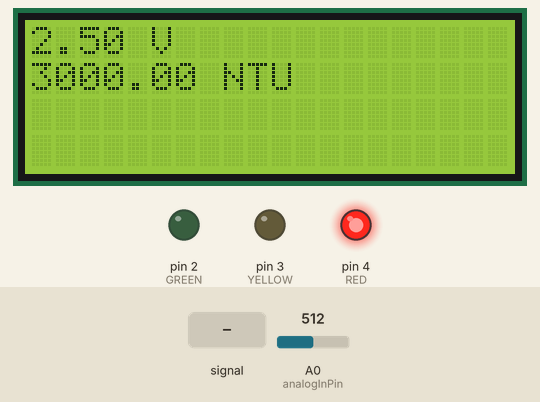
Recording of a sketch running on a simulated Arduino Uno, built with avr-gcc and run on an emulated ATmega328P. On the bench: 20×4 character LCD, output pins drawn as LEDs (lit = HIGH). Dashed ring = blinking. The inputs (shaded band) are chosen by the test bench; at power-on: A0 (analogInPin) = 512. What the sketch prints to the serial monitor is not drawn.

Above: at 1.2 s.
1.3 s: A0 (analogInPin) fed a 200 Hz sine of ±81 counts around its level
At 2.1 s:
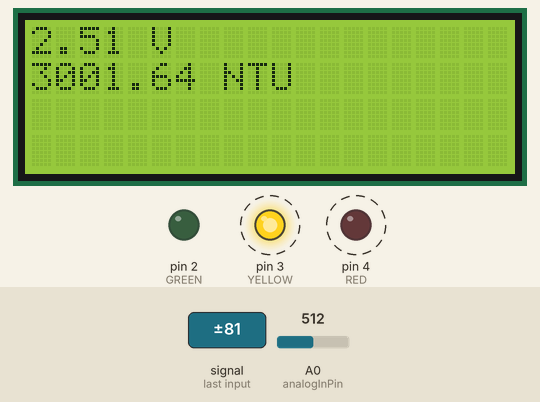
4.3 s: A0 (analogInPin) set to 526
At 5.4 s:
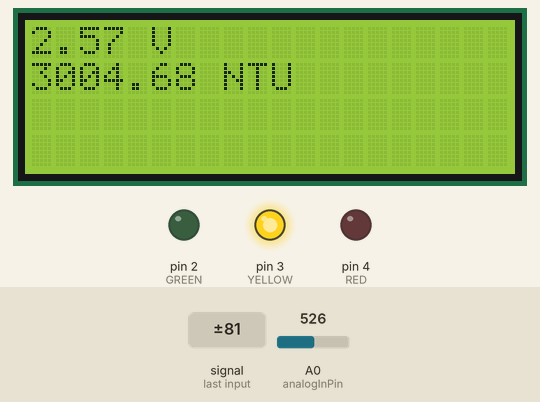
5.9 s: A0 (analogInPin) fed a 2 Hz sine of ±306 counts around its level
At 6.24 s:
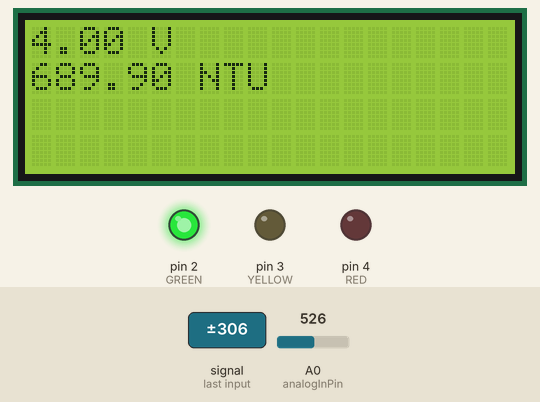
8.9 s: A0 (analogInPin) set to 1023
At 10.1 s:
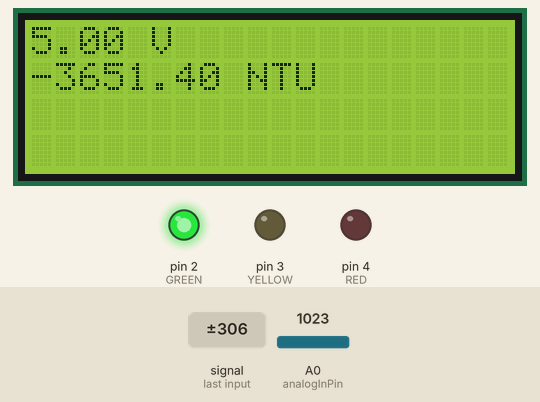
11.9 s: A0 (analogInPin) set to 900
At 13.0 s:
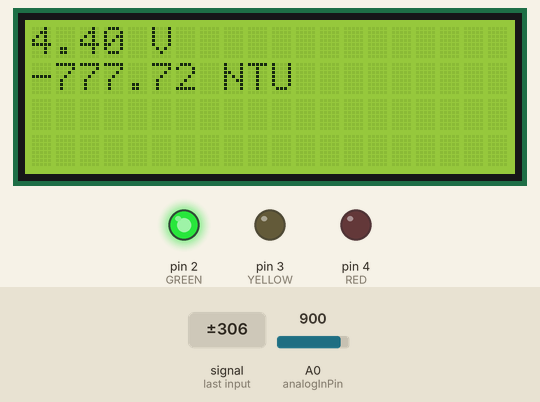
13.5 s: A0 (analogInPin) set to 791
At 14.4 s:
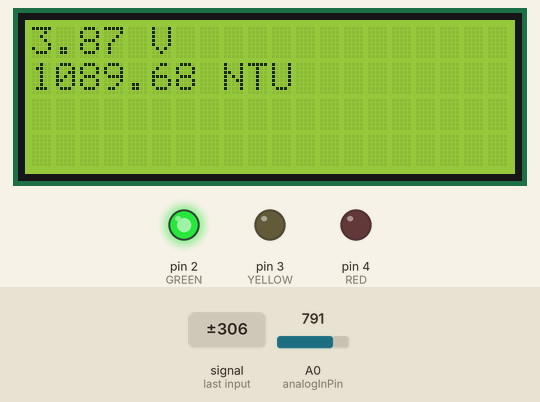
16.5 s: A0 (analogInPin) set to 760
Timing chart, 0 to 19.1 s (numbered marks = the images above; inputs shaded):
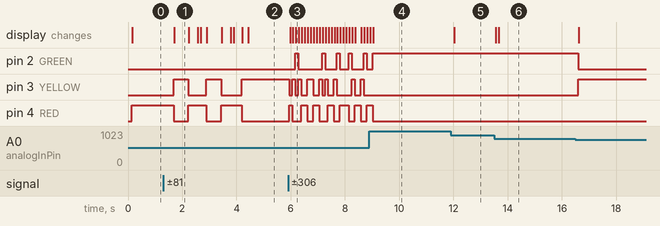

The sketch:

TurbidityProject.ino
```cpp
#include <Wire.h>
#include <LiquidCrystal_I2C.h>
LiquidCrystal_I2C lcd(0x27, 20, 4); // 0x27: I2C address, 20: columns, 4: rows

const int analogInPin = A0;
float inputVoltage;
int samples = 600;
float ntu;  // Nephelometric Turbidity Units

void setup() {
  Serial.begin(9600);
  pinMode(analogInPin, INPUT);

  pinMode(2, OUTPUT); // GREEN
  pinMode(3, OUTPUT); // YELLOW
  pinMode(4, OUTPUT); // RED

  lcd.init();         // Initializes the LCD
  lcd.backlight();    // Activates backlight
  lcd.home();
}

void loop() {
    inputVoltage = 0;

    // Averages 600 samples
    for(int i = 0; i < samples; i++) {
        inputVoltage += (float)analogRead(analogInPin) * (5.0 / 1023.0);
    }

    inputVoltage = inputVoltage/samples;
    inputVoltage = decRound(inputVoltage, 2);

    // Calculates NTU value
    if(inputVoltage < 2.5){
      ntu = 3000;
      digitalWrite(2, LOW);
      digitalWrite(3, LOW);
      digitalWrite(4, HIGH);
    } else if(inputVoltage >= 2.5 && inputVoltage < 3.8) {
      ntu = -1120.4 * square(inputVoltage) + 5742.3 * inputVoltage - 4352.9;
      digitalWrite(2, LOW);
      digitalWrite(3, HIGH);
      digitalWrite(4, LOW);
    } else {
      ntu = -1120.4 * square(inputVoltage) + 5742.3 * inputVoltage - 4352.9;
      digitalWrite(2, HIGH);
      digitalWrite(3, LOW);
      digitalWrite(4, LOW);
    }

    // For debugging purposes
    Serial.print("Voltage: ");
    Serial.println(inputVoltage);
    Serial.print("NTU: ");
    Serial.println(ntu);
    Serial.print("\n");

    // Prints Voltage to LCD
    lcd.clear();
    lcd.setCursor(0,0);
    lcd.print(inputVoltage);
    lcd.print(" V");

    // Prints NTU to LCD
    lcd.setCursor(0,1);
    lcd.print(ntu);
    lcd.print(" NTU");
    delay(10);
}

float decRound(float input, int decPlace) {
  float multiplier = powf(10.0f, decPlace);
  input = roundf(input * multiplier) / multiplier;

  return input;
}
```

Measured:
- the behaviour switches between 512 and 513 on A0 (analogInPin) (found by bisection; images 1 and 2)
- after the input at 1.3 s, pin 3 (YELLOW): alternates HIGH for 0.55 s and LOW for 0.71 s, starting after 0.38 s; pin 4 (RED): alternates HIGH for 0.71 s and LOW for 0.55 s, starting after 0.38 s; the display: changes after 0.40 s (image 1)
- after the input at 4.3 s, pin 3 (YELLOW): stays HIGH (without the input it goes to LOW after 0.45 s); pin 4 (RED): stays LOW (without the input it goes to HIGH after 0.45 s)
- after the input at 5.9 s, pin 2 (GREEN): LOW → HIGH after 0.27 s, → LOW 0.11 s later, → HIGH 0.88 s later, → LOW 0.11 s later, … (10 changes in this stretch); pin 3 (YELLOW): HIGH → LOW after 0.05 s, → HIGH 0.11 s later, → LOW 0.11 s later, → HIGH 0.11 s later, … (17 changes in this stretch)
- after the input at 8.9 s, pin 3 (YELLOW): stops changing and stays LOW
- after the input at 11.9 s, the display: changes after 0.12 s (image 5)
- after the input at 13.5 s, the display: first changes after 0.05 s (image 6 shows a later state)
- after the input at 16.5 s, pin 2 (GREEN): HIGH → LOW after 0.10 s; pin 3 (YELLOW): LOW → HIGH after 0.10 s
